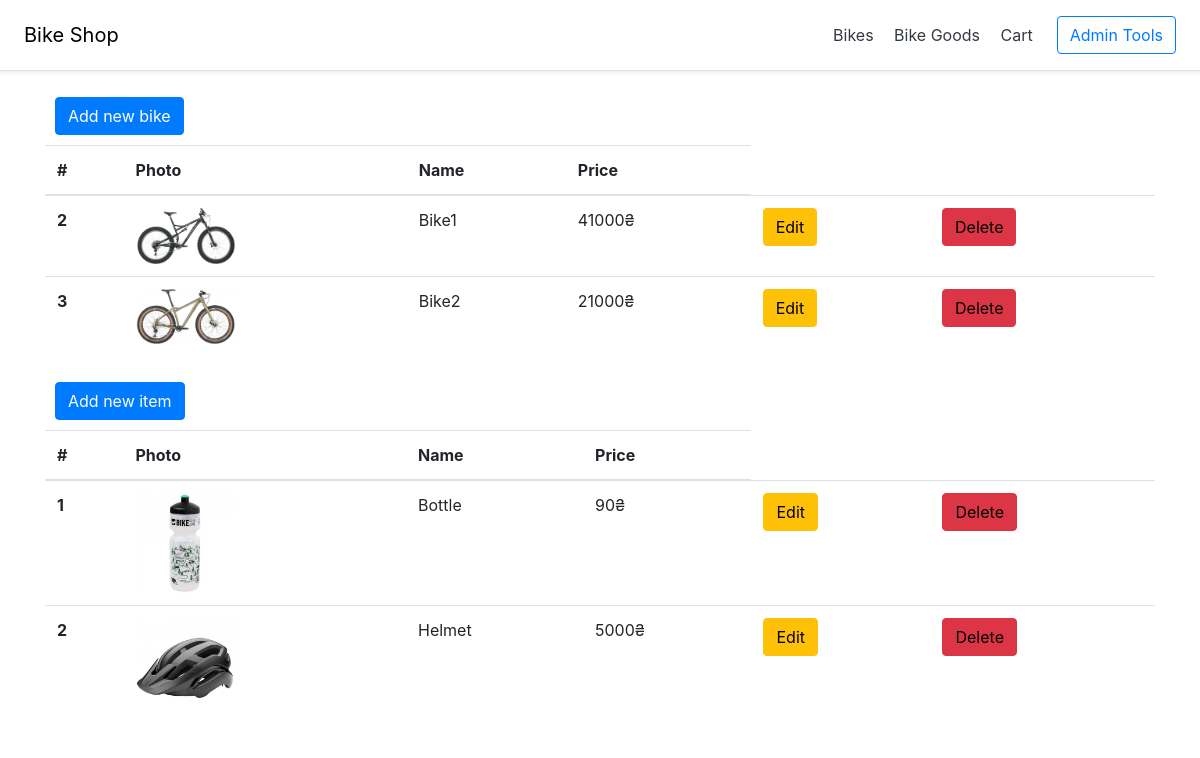
The page /admin on the database its author committed.
### main.py (models this page shows)
class Bike(db.Model):
    id = db.Column(db.Integer, primary_key=True)
    photo = db.Column(db.String(100))
    title = db.Column(db.String(100), nullable=False)
    description = db.Column(db.Text, nullable=False)
    wheels = db.Column(db.Integer, nullable=False)
    size = db.Column(db.CHAR, nullable=False)
    price = db.Column(db.Integer, nullable=False)
    isActive = db.Column(db.Boolean, default=False)

class Item(db.Model):
    id = db.Column(db.Integer, primary_key=True)
    photo = db.Column(db.String(100))
    title = db.Column(db.String(100), nullable=False)
    description = db.Column(db.Text, nullable=False)
    price = db.Column(db.Integer, nullable=False)
    isActive = db.Column(db.Boolean, default=False)

### main.py (the view)
@app.route("/admin", methods = ['GET', 'POST'])
def admin():
    bikes = Bike.query.all()
    items = Item.query.all()
    return render_template("adminlst.html", bikes = bikes, items = items)

### templates/adminlst.html
{% extends "base.html" %}
{% block main %}
<div class="container">
  <a class="btn btn-primary" href="/admin_add_bike" style="margin: 10px;">Add new bike</a>
  <table class="table">
    <thead>
      <tr>
        <th scope="col">#</th>
        <th scope="col">Photo</th>
        <th scope="col">Name</th>
        <th scope="col">Price</th>
      </tr>
    </thead>
    <tbody>
      {% for bike in bikes %}
      <tr>
        <th scope="row">{{bike.id}}</th>
        <td><img class="zoom" src="{{ url_for('static', filename=bike.photo) }}" width=100 alt="ph" /></td>
        <td>{{bike.title}}</td>
        <td>{{bike.price}}₴</td>
        <td><a class="btn btn-warning" style="text-decoration: none; color: #000;"
            href="/edit_bike/{{bike.id}}">Edit</a></td>
        <td><a class="btn btn-danger" style="text-decoration: none; color: #000;"
            href="/delete_bike/{{bike.id}}">Delete</a></td>
      </tr>
      {% endfor %}
    </tbody>
  </table>
  <a class="btn btn-primary" href="/admin_add_item" style="margin: 10px;">Add new item</a>
  <table class="table">
    <thead>
      <tr>
        <th scope="col">#</th>
        <th scope="col">Photo</th>
        <th scope="col">Name</th>
        <th scope="col">Price</th>
      </tr>
    </thead>
    <tbody>
      {% for item in items %}
      <tr>
        <th scope="row">{{item.id}}</th>
        <td><img class="zoom" src="{{ url_for('static', filename=item.photo) }}" width=100 alt="ph" /></td>
        <td>{{item.title}}</td>
        <td>{{item.price}}₴</td>
        <td><a class="btn btn-warning" style="text-decoration: none; color: #000;"
            href="/edit_item/{{item.id}}">Edit</a></td>
        <td><a class="btn btn-danger" style="text-decoration: none; color: #000;"
            href="/delete_item/{{item.id}}">Delete</a></td>
      </tr>
      {% endfor %}
    </tbody>
  </table>
</div>
{% endblock %}

### rows shown on the page
Bike: id "2", photo (picture), title "Bike1", price "41000"
Bike: id "3", photo (picture), title "Bike2", price "21000"
Item: id "1", photo (picture), title "Bottle", price "90"
Item: id "2", photo (picture), title "Helmet", price "5000"
